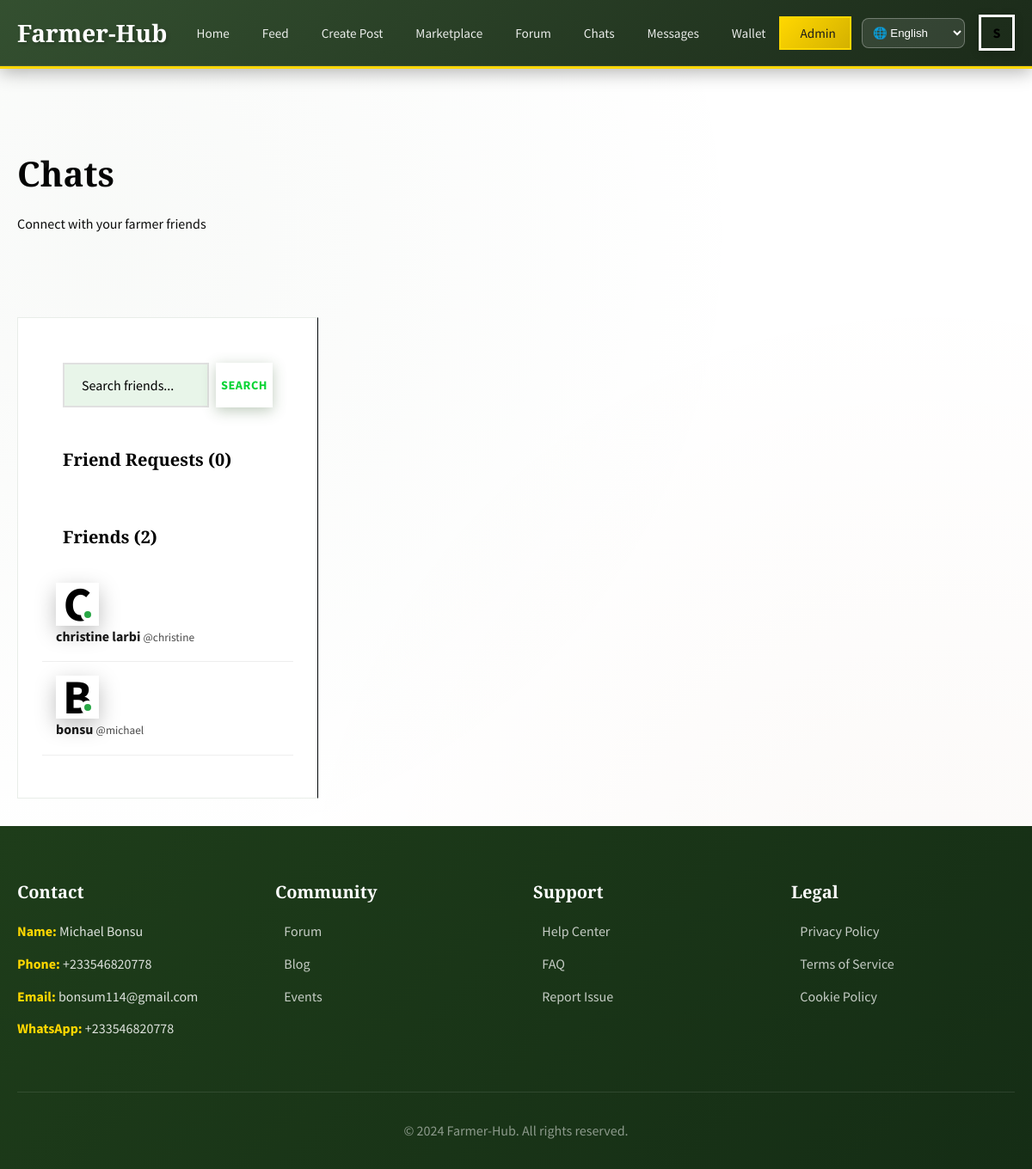
The page /chats (signed in) on the database its author committed.
### app.py (models this page shows, shortened)
class User(UserMixin, db.Model):
    id = db.Column(db.Integer, primary_key=True)
    username = db.Column(db.String(80), unique=True, nullable=False)
    email = db.Column(db.String(120), unique=True, nullable=False)
    password_hash = db.Column(db.String(200), nullable=False)
    full_name = db.Column(db.String(100), nullable=False)
    location = db.Column(db.String(100))
    farm_type = db.Column(db.String(50))  # crop, livestock, mixed
    bio = db.Column(db.Text)
    avatar = db.Column(db.String(200), default='default-avatar.png')
    social_provider = db.Column(db.String(20))  # google, facebook, twitter, local
    language = db.Column(db.String(10), default='en')  # en, es, fr, de, zh, hi
    is_admin = db.Column(db.Boolean, default=False)
    is_active = db.Column(db.Boolean, default=True)
    created_at = db.Column(db.DateTime, default=datetime.utcnow)
    last_login = db.Column(db.DateTime)
    login_count = db.Column(db.Integer, default=0)
    products = db.relationship('Product', backref='seller', lazy=True)
    questions = db.relationship('Question', backref='author', lazy=True)
    answers = db.relationship('Answer', backref='author', lazy=True)
    offers_sent = db.relationship('Offer', foreign_keys='Offer.buyer_id', backref='buyer', lazy=True)
    offers_received = db.relationship('Offer', foreign_keys='Offer.seller_id', backref='seller', lazy=True)
    messages_sent = db.relationship('Message', foreign_keys='Message.sender_id', backref='sender', lazy=True)
    messages_received = db.relationship('Message', foreign_keys='Message.receiver_id', backref='receiver', lazy=True)

### app.py (the view)
@app.route('/chats')
@login_required
def chats():
    friends = db.session.query(User).join(FriendRequest,
        (FriendRequest.sender_id == current_user.id) | (FriendRequest.receiver_id == current_user.id)
    ).filter(FriendRequest.status == 'accepted').distinct().filter(User.id != current_user.id).all()
    requests = FriendRequest.query.filter_by(receiver_id=current_user.id, status='pending').all()
    return render_template('chats.html', friends=friends, requests=requests)

### app.py (called while the page is built)
@login_manager.user_loader
def load_user(user_id):
    return User.query.get(int(user_id))

@app.context_processor
def inject_translations():
    lang = 'en'
    if current_user.is_authenticated and current_user.language:
        lang = current_user.language
    elif session.get('language'):
        lang = session['language']
    return dict(
        languages=LANGUAGES,
        current_language=lang,
        t=TRANSLATIONS.get(lang, TRANSLATIONS['en'])
    )

### templates/chats.html (shortened to what this page needs)
{% extends "layout.html" %}
{% block content %}
<div class="container" style="max-width: 1400px;">
    <div class="dashboard-header" style="background: linear-gradient(135deg, var(--secondary), var(--secondary-light)); margin-bottom: 2rem;">
        <h1 style="color: rgb(5, 5, 5);">Chats</h1>
        <p style="color: rgb(12, 12, 12);">Connect with your farmer friends</p>
    </div>
    <div class="chat-container d-flex gap-3" style="height: 70vh;">
        <div class="chat-sidebar card" style="width: 350px; height: 100%; overflow-y: auto;">
            <div class="card-body p-0">
                <div class="p-3 border-bottom">
                    <form method="GET" action="{{ url_for('search_users') }}" style="display: flex; gap: 0.5rem;">
                        <input type="text" name="q" placeholder="Search friends..." class="form-input flex-1" style="border-radius: var(--radius);">
                        <button type="submit" class="btn btn-primary" style="padding: 0.5rem 1rem; font-size: 0.9rem;">Search</button>
                    </form>
                </div>
                <div class="p-3 border-bottom">
                    <h4 style="margin: 0 0 1rem;">Friend Requests ({{ requests|length }})</h4>
                </div>
                <div class="friends-list">
                    <h4 class="p-3 border-bottom" style="margin: 0;">Friends ({{ friends|length }})</h4>
{% if friends %}
  {% for friend in friends %}
                    <a href="{{ url_for('chat', friend_id=friend.id) }}" class="friend-item d-flex align-center gap-2 p-3 border-bottom hover-effect">
                        <div class="profile-avatar online" style="width: 50px; height: 50px; position: relative;">
                            {{ friend.full_name[0]|upper }}
                            <div class="online-dot" style="position: absolute; bottom: 2px; right: 2px; width: 12px; height: 12px; border-radius: 50%; background: #28a745; border: 2px solid white;"></div>
                        </div>
                        <div class="flex-1">
                            <strong style="color: #1A1A1A;">{{ friend.full_name }}</strong>
                            <small style="color: #4A4A4A;">@{{ friend.username }}</small>
                        </div>
                    </a>
{% endfor %}
  {% endif %}
                </div>
            </div>
        </div>
    </div>
</div>
{% endblock %}

### templates/layout.html (shortened to what this page needs)
<!DOCTYPE html>
<html lang="en">
<head>
    <link rel="stylesheet" href="{{ url_for('static', filename='css/style.css') }}">
    <link rel="stylesheet" href="{{ url_for('static', filename='css/animations.css') }}">
</head>
<body>
    {% if current_user.is_authenticated %}
    <nav class="navbar">
        <div class="navbar-container">
            <a href="{{ url_for('dashboard') }}" class="navbar-brand">
                Farmer-Hub
            </a>
            <div class="navbar-dashboard">
                <ul class="navbar-menu">
                    <li><a href="{{ url_for('dashboard') }}" title="Dashboard"><span class="nav-text">Home</span></a></li>
                    <li><a href="{{ url_for('feed') }}" title="Feed"><span class="nav-text">Feed</span></a></li>
                    <li><a href="{{ url_for('create_post') }}" title="Create Post"><span class="nav-text">Create Post</span></a></li>
                    <li><a href="{{ url_for('marketplace') }}" title="Marketplace"><span class="nav-text">Marketplace</span></a></li>
                    <li><a href="{{ url_for('forum') }}" title="Forum"><span class="nav-text">Forum</span></a></li>
                    <li><a href="{{ url_for('chats') }}" title="Chats"><span class="nav-text">Chats</span></a></li>
                    <li><a href="{{ url_for('messages') }}" title="Messages"><span class="nav-text">Messages</span></a></li>
                    <li><a href="{{ url_for('wallet') }}" title="Wallet"><span class="nav-text">Wallet</span></a></li>
                    {% if current_user.is_admin %}
                    <li><a href="{{ url_for('admin_dashboard') }}" title="Admin" class="admin-link"><span class="nav-text">Admin</span></a></li>
                    {% endif %}
                </ul>
            </div>
            <div class="navbar-actions">
                <div class="language-selector">
                    <select onchange="window.location.href='?lang='+this.value" style="padding: 0.5rem; border-radius: 8px; border: 1px solid rgba(255,255,255,0.3); background: rgba(255,255,255,0.1); color: white;">
                        <option value="en" {% if session.get('lang')=='en' or not session.get('lang') %}selected{% endif %}>🌐 English</option>
                    </select>
                </div>
                <div class="user-dropdown">
                    <div class="user-avatar">
                        {{ current_user.full_name[0]|upper }}
                    </div>
                </div>
            </div>
        </div>
    </nav>
    {% endif %}
    <div class="main-content">
        {% block content %}{% endblock %}
    </div>
    {% if current_user.is_authenticated %}
    <footer class="footer" style="background: linear-gradient(135deg, #1E3D1A 0%, #152d15 100%); color: white; padding: 4rem 0 2rem;">
        <div class="container">
            <div class="footer-content">
                <div class="footer-section" style="color: white;">
                    <h4 style="color: white;">Contact</h4>
                    <ul style="color: rgba(255,255,255,0.85);">
                        <li><strong style="color: #FFD700;">Name:</strong> Michael Bonsu</li>
                        <li><strong style="color: #FFD700;">Phone:</strong> +233546820778</li>
                        <li><strong style="color: #FFD700;">Email:</strong> bonsum114@gmail.com</li>
                        <li><strong style="color: #FFD700;">WhatsApp:</strong> +233546820778</li>
                    </ul>
                </div>
                <div class="footer-section">
                    <h4>Community</h4>
                    <ul>
                        <li><a href="{{ url_for('forum') }}">Forum</a></li>
                        <li><a href="#">Blog</a></li>
                        <li><a href="#">Events</a></li>
                    </ul>
                </div>
                <div class="footer-section">
                    <h4>Support</h4>
                    <ul>
                        <li><a href="#">Help Center</a></li>
                        <li><a href="#">FAQ</a></li>
                        <li><a href="#">Report Issue</a></li>
                    </ul>
                </div>
                <div class="footer-section">
                    <h4>Legal</h4>
                    <ul>
                        <li><a href="#">Privacy Policy</a></li>
                        <li><a href="#">Terms of Service</a></li>
                        <li><a href="#">Cookie Policy</a></li>
                    </ul>
                </div>
            </div>
            <div class="footer-bottom">
                <p>&copy; 2024 Farmer-Hub. All rights reserved.</p>
            </div>
        </div>
    </footer>
    {% endif %}
</body>
</html>

### css/animations.css (style rules this page uses)
.card { transition: all 0.3s cubic-bezier(0.4, 0, 0.2, 1); }
.btn { position: relative; overflow: hidden; }
.btn::before { content: ''; position: absolute; top: 0; left: -100%; width: 100%; height: 100%; background: linear-gradient( 90deg, transparent, rgba(255, 255, 255, 0.3), transparent ); transition: left 0.5s ease; }
.navbar-menu a { position: relative; }
.navbar-menu a::after { content: ''; position: absolute; bottom: 0; left: 50%; width: 0; height: 2px; background: #FFD700; transition: all 0.3s ease; transform: translateX(-50%); }

### templates/chats.html (style rules this page uses)
.chat-container { height: 70vh; }
.chat-sidebar { border-radius: var(--radius-lg); box-shadow: var(--shadow-lg); }
.friend-item { text-decoration: none; display: block; transition: var(--transition); }
.online-dot { box-shadow: 0 0 0 2px white; }

### rows shown on the page
User: full_name "S"
User: full_name "C", full_name "christine larbi", username "christine"
User: full_name "B", full_name "bonsu", username "michael"

### other values the page prints
{{ requests|length }} "0"
{{ friends|length }} "2"
